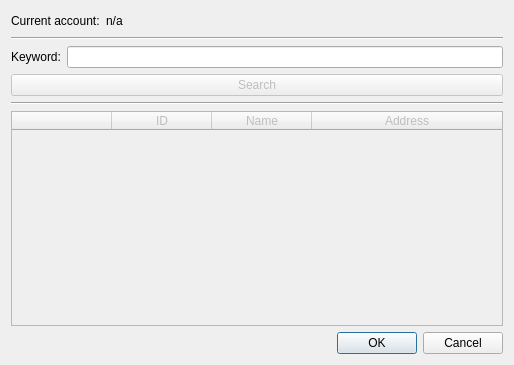
<?xml version="1.0" encoding="UTF-8"?>
<ui version="4.0">
 <class>DsSearchMojeId</class>
 <widget class="QDialog" name="DsSearchMojeId">
  <property name="geometry">
   <rect>
    <x>0</x>
    <y>0</y>
    <width>514</width>
    <height>365</height>
   </rect>
  </property>
  <property name="windowTitle">
   <string>Search recipient</string>
  </property>
  <property name="windowIcon">
   <iconset resource="../../../res/resources.qrc">
    <normaloff>:/icons/3party/plus_16.png</normaloff>:/icons/3party/plus_16.png</iconset>
  </property>
  <layout class="QVBoxLayout" name="verticalLayout">
   <item>
    <layout class="QHBoxLayout" name="horizontalLayout_2">
     <item>
      <widget class="QLabel" name="label_7">
       <property name="text">
        <string>Current account:</string>
       </property>
      </widget>
     </item>
     <item>
      <widget class="QLabel" name="accountInfo">
       <property name="text">
        <string>n/a</string>
       </property>
      </widget>
     </item>
     <item>
      <spacer name="horizontalSpacer">
       <property name="orientation">
        <enum>Qt::Horizontal</enum>
       </property>
       <property name="sizeHint" stdset="0">
        <size>
         <width>40</width>
         <height>20</height>
        </size>
       </property>
      </spacer>
     </item>
    </layout>
   </item>
   <item>
    <widget class="Line" name="line_3">
     <property name="orientation">
      <enum>Qt::Horizontal</enum>
     </property>
    </widget>
   </item>
   <item>
    <layout class="QFormLayout" name="formLayout">
     <property name="fieldGrowthPolicy">
      <enum>QFormLayout::AllNonFixedFieldsGrow</enum>
     </property>
     <item row="1" column="0">
      <widget class="QLabel" name="label_3">
       <property name="text">
        <string>Keyword:</string>
       </property>
      </widget>
     </item>
     <item row="1" column="1">
      <widget class="QLineEdit" name="keywordLineEdit"/>
     </item>
    </layout>
   </item>
   <item>
    <widget class="QPushButton" name="searchPushButton">
     <property name="enabled">
      <bool>false</bool>
     </property>
     <property name="text">
      <string>Search</string>
     </property>
     <property name="icon">
      <iconset resource="../../../res/resources.qrc">
       <normaloff>:/icons/3party/search_16.png</normaloff>:/icons/3party/search_16.png</iconset>
     </property>
    </widget>
   </item>
   <item>
    <widget class="Line" name="line_2">
     <property name="orientation">
      <enum>Qt::Horizontal</enum>
     </property>
    </widget>
   </item>
   <item>
    <widget class="QTableWidget" name="resultsTableWidget">
     <property name="enabled">
      <bool>false</bool>
     </property>
     <property name="selectionBehavior">
      <enum>QAbstractItemView::SelectRows</enum>
     </property>
     <property name="showGrid">
      <bool>false</bool>
     </property>
     <property name="sortingEnabled">
      <bool>true</bool>
     </property>
     <attribute name="horizontalHeaderHighlightSections">
      <bool>false</bool>
     </attribute>
     <attribute name="horizontalHeaderStretchLastSection">
      <bool>true</bool>
     </attribute>
     <attribute name="verticalHeaderVisible">
      <bool>false</bool>
     </attribute>
     <attribute name="verticalHeaderDefaultSectionSize">
      <number>18</number>
     </attribute>
     <attribute name="verticalHeaderHighlightSections">
      <bool>false</bool>
     </attribute>
     <attribute name="verticalHeaderMinimumSectionSize">
      <number>18</number>
     </attribute>
     <column>
      <property name="text">
       <string/>
      </property>
     </column>
     <column>
      <property name="text">
       <string>ID</string>
      </property>
     </column>
     <column>
      <property name="text">
       <string>Name</string>
      </property>
     </column>
     <column>
      <property name="text">
       <string>Address</string>
      </property>
     </column>
    </widget>
   </item>
   <item>
    <widget class="QDialogButtonBox" name="buttonBox">
     <property name="orientation">
      <enum>Qt::Horizontal</enum>
     </property>
     <property name="standardButtons">
      <set>QDialogButtonBox::Cancel|QDialogButtonBox::Ok</set>
     </property>
    </widget>
   </item>
  </layout>
 </widget>
 <resources>
  <include location="../../../res/resources.qrc"/>
 </resources>
 <connections>
  <connection>
   <sender>buttonBox</sender>
   <signal>accepted()</signal>
   <receiver>DsSearchMojeId</receiver>
   <slot>accept()</slot>
   <hints>
    <hint type="sourcelabel">
     <x>248</x>
     <y>254</y>
    </hint>
    <hint type="destinationlabel">
     <x>157</x>
     <y>274</y>
    </hint>
   </hints>
  </connection>
  <connection>
   <sender>buttonBox</sender>
   <signal>rejected()</signal>
   <receiver>DsSearchMojeId</receiver>
   <slot>reject()</slot>
   <hints>
    <hint type="sourcelabel">
     <x>316</x>
     <y>260</y>
    </hint>
    <hint type="destinationlabel">
     <x>286</x>
     <y>274</y>
    </hint>
   </hints>
  </connection>
 </connections>
</ui>
